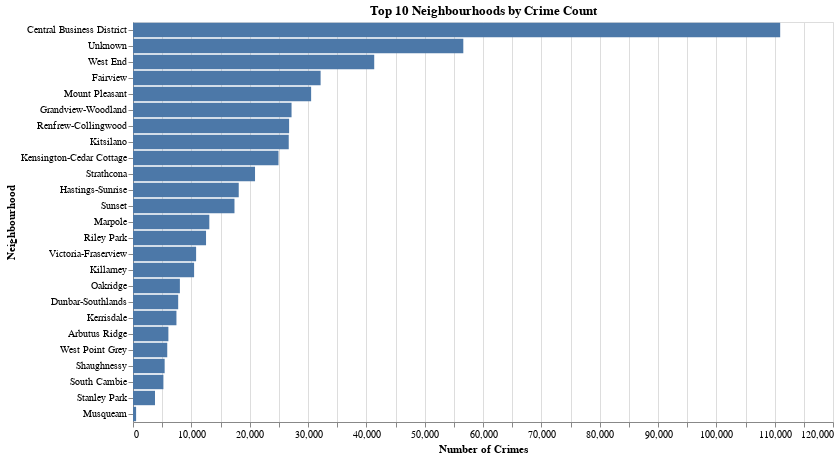

The notebook cell saved with this chart:
### Code cell
chart = alt.Chart(df).mark_bar().encode(
    y=alt.Y('NEIGHBOURHOOD:N', sort='-x', title='Neighbourhood'),
    x=alt.X('count()', title='Number of Crimes'),
).properties(
    title='Top 10 Neighbourhoods by Crime Count',
    width=700,
    height=400
)

chart

### Figure 1 — Vega specification as saved in the notebook (floating-point values rounded to 4 significant figures)
{"$schema": "https://vega.github.io/schema/vega/v5.json", "data": [{"name": "source_0"}, {"name": "data_0", "values": [{"NEIGHBOURHOOD": "Strathcona", "__count": 20919}, {"NEIGHBOURHOOD": "Kerrisdale", "__count": 7447}, {"NEIGHBOURHOOD": "Dunbar-Southlands", "__count": 7746}, {"NEIGHBOURHOOD": "Grandview-Woodland", "__count": 27180}, {"NEIGHBOURHOOD": "Sunset", "__count": 17396}, {"NEIGHBOURHOOD": "West End", "__count": 41352}, {"NEIGHBOURHOOD": "Unknown", "__count": 56624}, {"NEIGHBOURHOOD": "Central Business District", "__count": 110947}, {"NEIGHBOURHOOD": "Hastings-Sunrise", "__count": 18126}, {"NEIGHBOURHOOD": "Victoria-Fraserview", "__count": 10819}, {"NEIGHBOURHOOD": "Fairview", "__count": 32161}, {"NEIGHBOURHOOD": "Kensington-Cedar Cottage", "__count": 24941}, {"NEIGHBOURHOOD": "West Point Grey", "__count": 5871}, {"NEIGHBOURHOOD": "Shaughnessy", "__count": 5426}, {"NEIGHBOURHOOD": "Renfrew-Collingwood", "__count": 26761}, {"NEIGHBOURHOOD": "Killarney", "__count": 10475}, {"NEIGHBOURHOOD": "Riley Park", "__count": 12521}, {"NEIGHBOURHOOD": "Arbutus Ridge", "__count": 6066}, {"NEIGHBOURHOOD": "Musqueam", "__count": 532}, {"NEIGHBOURHOOD": "Mount Pleasant", "__count": 30536}, {"NEIGHBOURHOOD": "Kitsilano", "__count": 26699}, {"NEIGHBOURHOOD": "Stanley Park", "__count": 3775}, {"NEIGHBOURHOOD": "South Cambie", "__count": 5212}, {"NEIGHBOURHOOD": "Marpole", "__count": 13083}, {"NEIGHBOURHOOD": "Oakridge", "__count": 8037}]}, {"name": "data_0_x_domain___count", "values": [{"min": 532, "max": 110947}]}, {"name": "source_0_y_domain_NEIGHBOURHOOD", "values": [{"NEIGHBOURHOOD": "Strathcona", "sort_field": 20919}, {"NEIGHBOURHOOD": "Kerrisdale", "sort_field": 7447}, {"NEIGHBOURHOOD": "Dunbar-Southlands", "sort_field": 7746}, {"NEIGHBOURHOOD": "Grandview-Woodland", "sort_field": 27180}, {"NEIGHBOURHOOD": "Sunset", "sort_field": 17396}, {"NEIGHBOURHOOD": "West End", "sort_field": 41352}, {"NEIGHBOURHOOD": "Unknown", "sort_field": 56624}, {"NEIGHBOURHOOD": "Central Business District", "sort_field": 110947}, {"NEIGHBOURHOOD": "Hastings-Sunrise", "sort_field": 18126}, {"NEIGHBOURHOOD": "Victoria-Fraserview", "sort_field": 10819}, {"NEIGHBOURHOOD": "Fairview", "sort_field": 32161}, {"NEIGHBOURHOOD": "Kensington-Cedar Cottage", "sort_field": 24941}, {"NEIGHBOURHOOD": "West Point Grey", "sort_field": 5871}, {"NEIGHBOURHOOD": "Shaughnessy", "sort_field": 5426}, {"NEIGHBOURHOOD": "Renfrew-Collingwood", "sort_field": 26761}, {"NEIGHBOURHOOD": "Killarney", "sort_field": 10475}, {"NEIGHBOURHOOD": "Riley Park", "sort_field": 12521}, {"NEIGHBOURHOOD": "Arbutus Ridge", "sort_field": 6066}, {"NEIGHBOURHOOD": "Musqueam", "sort_field": 532}, {"NEIGHBOURHOOD": "Mount Pleasant", "sort_field": 30536}, {"NEIGHBOURHOOD": "Kitsilano", "sort_field": 26699}, {"NEIGHBOURHOOD": "Stanley Park", "sort_field": 3775}, {"NEIGHBOURHOOD": "South Cambie", "sort_field": 5212}, {"NEIGHBOURHOOD": "Marpole", "sort_field": 13083}, {"NEIGHBOURHOOD": "Oakridge", "sort_field": 8037}]}], "marks": [{"type": "rect", "name": "marks", "from": {"data": "data_0"}, "encode": {"update": {"x": {"field": "__count", "scale": "x"}, "x2": {"value": 0, "scale": "x"}, "fill": {"value": "#4c78a8"}, "height": {"signal": "max(0.25, bandwidth('y'))"}, "y": {"field": "NEIGHBOURHOOD", "scale": "y"}}}, "style": ["bar"]}], "scales": [{"name": "x", "type": "linear", "domain": [{"signal": "(data(\"data_0_x_domain___count\")[0] || {}).min"}, {"signal": "(data(\"data_0_x_domain___count\")[0] || {}).max"}], "range": [0, {"signal": "width"}], "nice": true, "zero": true}, {"name": "y", "type": "band", "domain": {"data": "source_0_y_domain_NEIGHBOURHOOD", "field": "NEIGHBOURHOOD", "sort": {"op": "max", "field": "sort_field", "order": "descending"}}, "range": [0, {"signal": "height"}], "paddingInner": 0.1, "paddingOuter": 0.05}], "axes": [{"scale": "x", "zindex": 0, "gridScale": "y", "tickCount": {"signal": "ceil(width/40)"}, "aria": false, "ticks": false, "domain": false, "maxExtent": 0, "minExtent": 0, "grid": true, "labels": false, "orient": "bottom"}, {"scale": "x", "zindex": 0, "labelFlush": true, "labelOverlap": true, "grid": false, "tickCount": {"signal": "ceil(width/40)"}, "orient": "bottom", "title": "Number of Crimes"}, {"scale": "y", "orient": "left", "zindex": 0, "title": "Neighbourhood", "grid": false}], "title": {"text": "Top 10 Neighbourhoods by Crime Count", "frame": "group"}, "style": "cell", "background": "white", "height": 400, "padding": 5, "width": 700}
